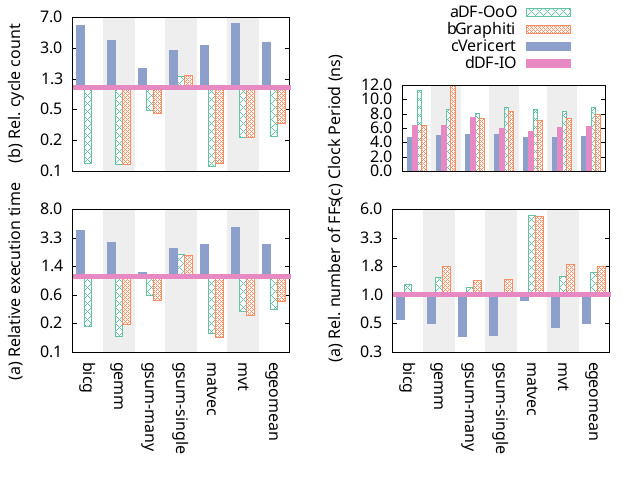

This figure's gnuplot source:
set datafile separator ','

myOffset = 1
myWidth = 0.35
myWidth2 = 0.25
myWidth3 = 0.17
set style fill solid 1.0

#set boxwidth 0.5 relative
#set grid xtics

set linetype 2 lc rgb "#66c2a5"
set linetype 3 lc rgb "#fc8d62"
set linetype 4 lc rgb "#8da0cb"
set linetype 5 lc rgb "#e78ac3"
set linetype 6 lc rgb "#a6d854"

set size 1,1
set origin 0,0

#set key right top
set key outside
set key above

set logscale y
set format y "%.0f"

unset bmargin; unset lmargin; unset tmargin; unset rmargin
set multiplot layout 2,2

unset xtics

set arrow 1 front from graph 0, first myOffset to graph 1, first myOffset nohead ls -1 lc rgb "#e78ac3" lw 5pt
set yrange [0.1:7]

set format y "%.1f"
set ytics (0.1, 0.233894283743, 0.547065359676, 1.27955460463, 2.99280507758, 7)

set ylabel "(b) Rel. cycle count"

set size 0.5,0.4
set origin 0,0.6

plot sample [x=0:14:1] '+' us (x/2-0.5):(26/(int(x)%4!=1)) with filledcurves x1 fc rgb "#EEEEEE" notitle, \
     'raw_results.csv' every ::1 using 0:($3/$2):($0-myWidth2/2.):($0+myWidth2/2.):(myOffset):($3/$2):xtic(1) with boxxyerror notitle fs pattern 1, \
     '' every ::1 using 0:($4/$2):($0+(myWidth2)-myWidth2/2.):($0+(myWidth2)+myWidth2/2.):(myOffset):($4/$2):xtic(1) with boxxyerror notitle fs pattern 2, \
     '' every ::1 using 0:($5/$2):($0-(myWidth2)-myWidth2/2.):($0-(myWidth2)+myWidth2/2.):(myOffset):($5/$2):xtic(1) with boxxyerror notitle

unset yrange
set yrange [0:12]
set nologscale y

set format y "%.1f"
set ytics (0, 2, 4, 6, 8, 10, 12)

set ylabel "(c) Clock Period (ns)"

set size 0.5,0.4
set origin 0.5,0.6

unset arrow
# set arrow 1 front from graph 0, first 10 to graph 1, first 10 nohead ls -1 linecolor "#e41a1c" dashtype 2

plot sample [x=0:14:1] '+' us (x/2-0.5):(26/(int(x)%4!=1)) with filledcurves x1 fc rgb "#EEEEEE" notitle, \
     'raw_results.csv' every ::1 using 0:($7):($0+0.5*(myWidth3)-myWidth3/2.):($0+0.5*(myWidth3)+myWidth3/2.):(0):($7):xtic(1) with boxxyerror title "\\a{DF-OoO}" fs pattern 1,\
     '' every ::1 using 0:($8):($0+1.5*(myWidth3)-myWidth3/2.):($0+1.5*(myWidth3)+myWidth3/2.):(0):($8):xtic(1) with boxxyerror title "\\b{Graphiti}" fs pattern 2,\
'' every ::1 using 0:($9):($0-1.5*(myWidth3)-myWidth3/2.):($0-1.5*(myWidth3)+myWidth3/2.):(0):($9):xtic(1) with boxxyerror title "\\c{Vericert}",\
     '' every ::1 using 0:($6):($0-0.5*(myWidth3)-myWidth3/2.):($0-0.5*(myWidth3)+myWidth3/2.):(0):($6):xtic(1) with boxxyerror title "\\d{DF-IO}"

unset arrow
set arrow 1 front from graph 0, first myOffset to graph 1, first myOffset nohead ls -1 lc rgb "#e78ac3" lw 5pt

unset yrange
set ylabel "(a) Relative execution time"

set yrange [0.1:8]
set logscale y

set size 0.5,0.6
set origin 0,0

set format y "%.1f"
set ytics (0.1, 0.240224886796, 0.577079962364, 1.38628968631, 3.33021282962, 8)

set xtics scale 0 rotate by -90

plot sample [x=0:14:1] '+' us (x/2-0.5):(26/(int(x)%4!=1)) with filledcurves x1 fc rgb "#EEEEEE" notitle, \
     'raw_results.csv' every ::1 using 0:($11/$10):($0-myWidth2/2.):($0+myWidth2/2.):(myOffset):($11/$10):xtic(1) with boxxyerror notitle fs pattern 1, \
     '' every ::1 using 0:($12/$10):($0+(myWidth2)-myWidth2/2.):($0+(myWidth2)+myWidth2/2.):(myOffset):($12/$10):xtic(1) with boxxyerror notitle fs pattern 2, \
     '' every ::1 using 0:($13/$10):($0-(myWidth2)-myWidth2/2.):($0-(myWidth2)+myWidth2/2.):(myOffset):($13/$10):xtic(1) with boxxyerror notitle

unset yrange
set ylabel "(a) Rel. number of FFs"

set yrange [0.3:6]
set size 0.5,0.6
set origin 0.5,0

set format y "%.1f"
set ytics (0.3, 0.546169260909, 0.994336205202, 1.81025290096, 3.2956816299, 6)

set xtics scale 0 rotate by -90

plot sample [x=0:14:1] '+' us (x/2-0.5):(26/(int(x)%4!=1)) with filledcurves x1 fc rgb "#EEEEEE" notitle, \
     'raw_results.csv' every ::1 using 0:($20/$19):($0-myWidth2/2.):($0+myWidth2/2.):(myOffset):($20/$19):xtic(1) with boxxyerror notitle fs pattern 1,\
     '' every ::1 using 0:($21/$19):($0+(myWidth2)-myWidth2/2.):($0+(myWidth2)+myWidth2/2.):(myOffset):($21/$19):xtic(1) with boxxyerror notitle fs pattern 2, \
     '' every ::1 using 0:($22/$19):($0-(myWidth2)-myWidth2/2.):($0-(myWidth2)+myWidth2/2.):(myOffset):($22/$19):xtic(1) with boxxyerror notitle

unset multiplot
